Frame 1 (no input): blank canvas, image omitted
Frame 60 (the mouse pressed at the canvas centre just before this capture): blank canvas, image omitted
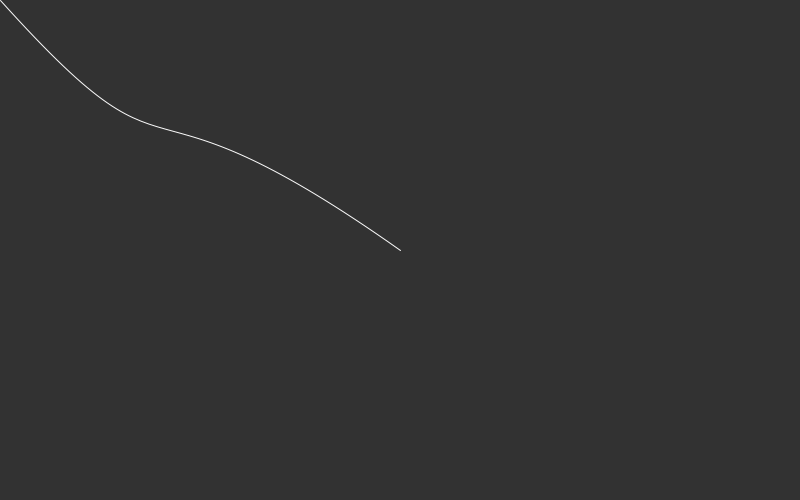
Frame 120 (the mouse held since frame 60 and released just before this capture)

The Processing sketch whose frames 1 and 60 were blank and that drew this single picture after the mouse press (run headless with seeded random() and noise(); from frame 60 on, the mouse is pressed at the canvas centre):

// Processing sketch: processing_14222
// ── processing_14222.pde

void setup(){
  size(800,500);
  noFill();
}
 
void draw()
{
  background(50);
  for(int i=0; i<1; i=i+10){
    float ax = random(mouseX); 
    float ay = random(mouseY);
    float bx = random(mouseX); 
    float by = random(mouseY);

    stroke(250,250,250); //

    bezier(0,0,ax,ay,bx,by,mouseX,mouseY);


  }
}
                
                
